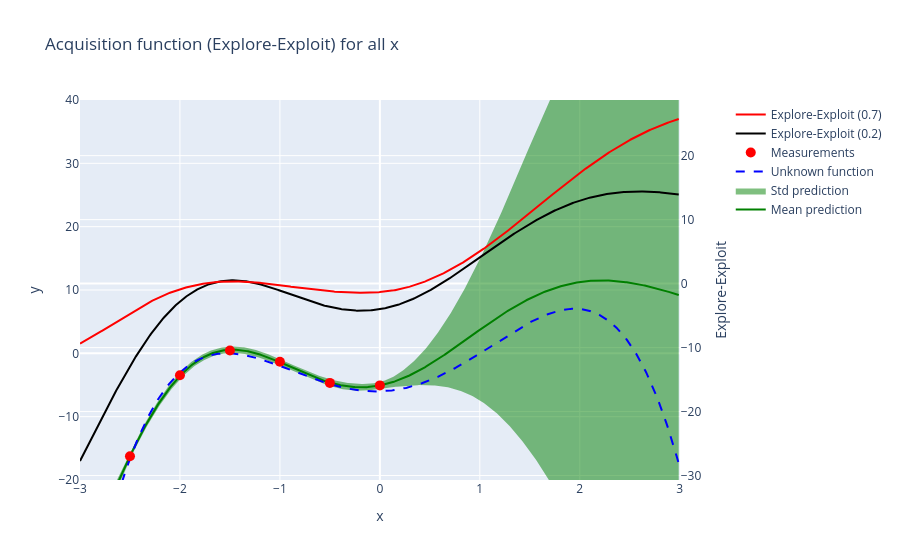

Notebook code for this chart:
### Markdown cell above
## Exploration / Exploitation

Simples acquisition function one can think of is to take the conditional mean. This fully tries to maximise/exploit the process. We can add the uncertainty estimate as exploration parameter to investigate also regions with higher uncertainty or few observation points.

You can define your own acquisition function. The function demonstrated below is a balanced approach between exploration and exploitation which is driven by parameter $\kappa$ = `kappa`. The values correspond to the upper confidence bounds.

\begin{align} UCB(x) = (1- \kappa)*\mu_{GP}(x) + \kappa * \sigma_{GP}(x)\end{align}

### Code cell
""" Exploration / Exploitation tradeoff """
KAPPA1 = 0.2
KAPPA2 = 0.7
plot_exploration_explotation(f, domain, countedomain, y_pred, XPOINTS, YPOINTS, KAPPA1, KAPPA2)

### Figure 1 — Plotly figure (JSON) as saved in the notebook; plotly's stock layout.template omitted (floating-point values rounded to 4 significant figures; data arrays with more than 128 entries replaced by an {"elided": "..."} marker saying what was removed)
{"data": [{"line": {"color": "green", "width": 2}, "mode": "lines", "name": "Mean prediction", "type": "scatter", "x": {"elided": "600 float values"}, "y": {"elided": "600 float values"}}, {"line": {"color": "green", "width": 0}, "mode": "lines", "showlegend": false, "type": "scatter", "x": {"elided": "600 float values"}, "y": {"elided": "600 float values"}}, {"fill": "tonexty", "line": {"color": "green", "width": 0}, "mode": "lines", "name": "Std prediction", "type": "scatter", "x": {"elided": "600 float values"}, "y": {"elided": "600 float values"}}, {"line": {"color": "blue", "dash": "dash"}, "mode": "lines", "name": "Unknown function", "type": "scatter", "x": {"elided": "600 float values"}, "y": {"elided": "600 float values"}}, {"marker": {"color": "red", "size": 10}, "mode": "markers", "name": "Measurements", "type": "scatter", "x": [-2.5, -2.0, -1.5, -1.0, -0.5, 0.0], "y": [-16.25, -3.461, 0.4348, -1.322, -4.668, -5.062]}, {"line": {"color": "black"}, "mode": "lines", "name": "Explore-Exploit (0.2)", "type": "scatter", "x": {"elided": "600 float values"}, "xaxis": "x", "y": {"elided": "600 float values"}, "yaxis": "y2"}, {"line": {"color": "red"}, "mode": "lines", "name": "Explore-Exploit (0.7)", "type": "scatter", "x": {"elided": "600 float values"}, "xaxis": "x", "y": {"elided": "600 float values"}, "yaxis": "y2"}], "layout": {"title": {"text": "Acquisition function (Explore-Exploit) for all x"}, "xaxis": {"anchor": "y", "domain": [0, 0.94], "range": [-3, 3], "title": {"text": "x"}}, "yaxis": {"anchor": "x", "domain": [0, 1], "range": [-20, 40], "title": {"text": "y"}}, "yaxis2": {"anchor": "x", "overlaying": "y", "side": "right", "title": {"text": "Explore-Exploit"}}}}
